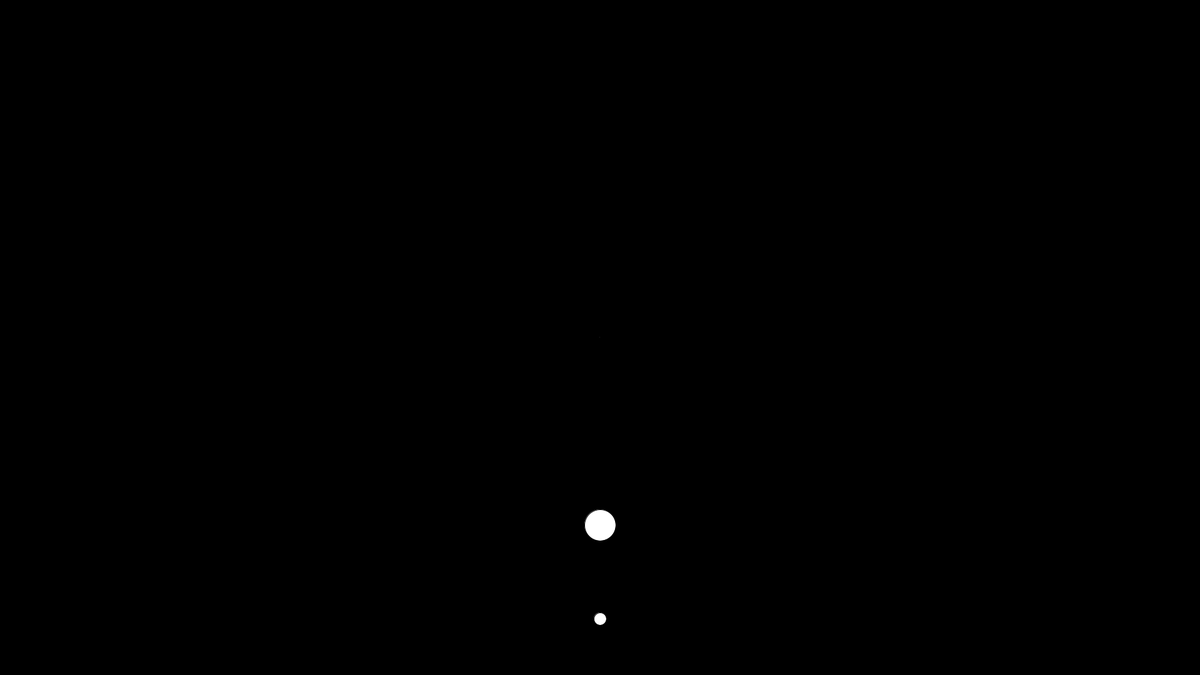
Frame 1 (no input)
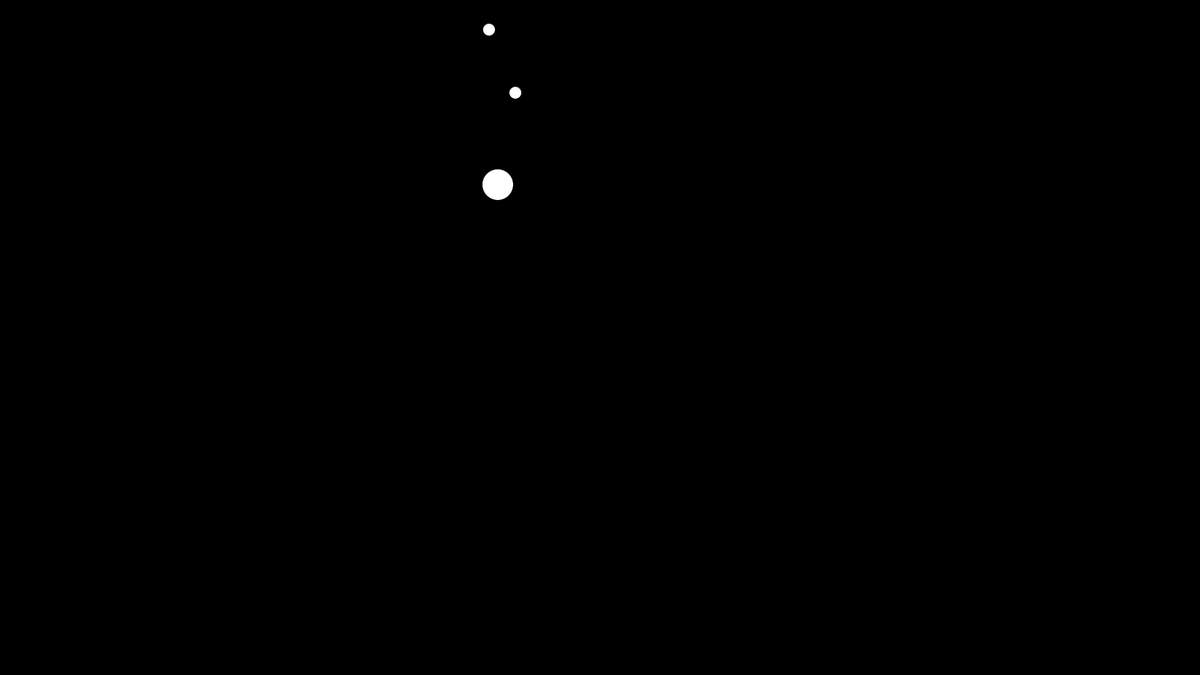
Frame 60 (the mouse pressed at the canvas centre just before this capture)
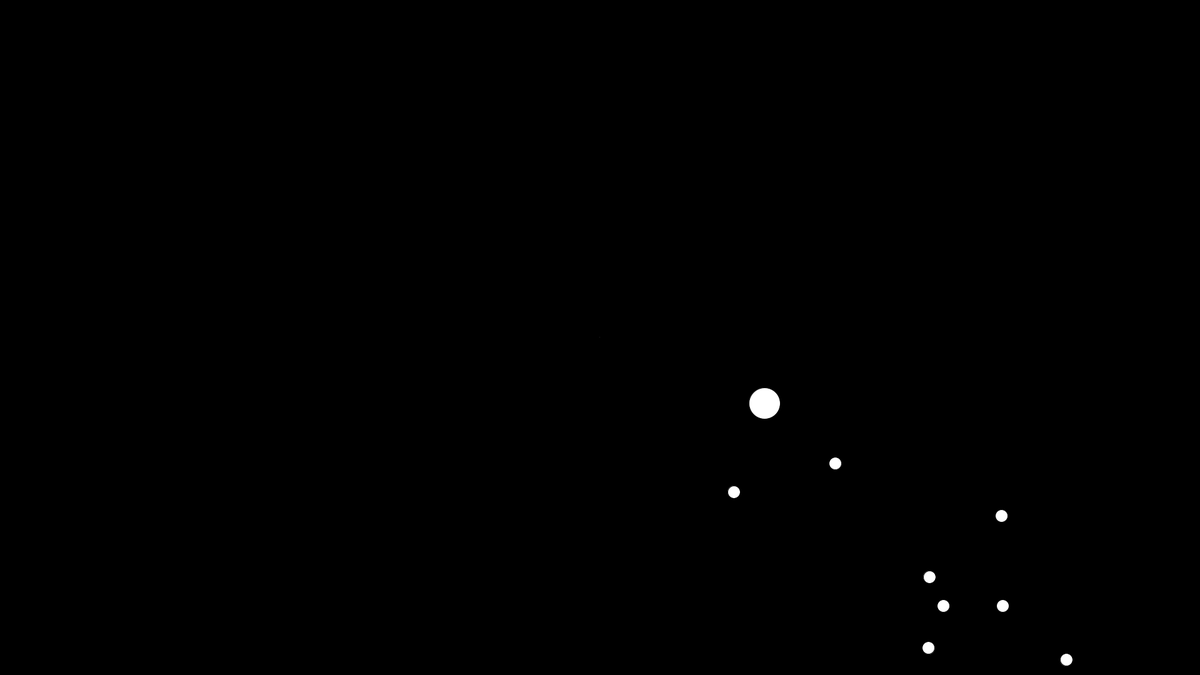
Frame 120 (the mouse held since frame 60 and released just before this capture)

The Processing sketch that drew these frames (run headless with seeded random() and noise(); from frame 60 on, the mouse is pressed at the canvas centre):

// Processing sketch: toomanyorbits
// ── toomanyorbits.pde
boolean useTrace = false;
int numOrbits = 4;
float[][] layerOffsets;
int maxOffsets;

void setup(){
  size(1920,1080);
  background(0);
  stroke(0);
  fill(255);
  //layerOffsets = new float[numOrbits][maxOffsets];
  //for(int i=0; i<numOrbits; i++){
  //  int layers = (int)random(maxOffsets);
  //  for(int j=0; j<layers; j++){
  //    layerOffsets[i][j] = random(2*PI);
  //    if(layerOffsets[i][j] < ((2*PI)/ (layers+1))){
  //      layerOffsets[i][j] = (2*PI) / (layers+1);
  //    }
  //  }
  //}
}

float theta = 0;

void draw(){
  println(frameRate);
  background(0);
  
  float[] circle0 = OrbitPoint(width/2, height/2,        0,   1, .1, 0, useTrace);
  float[] circle1 = OrbitPointSpecial(circle0[0], circle0[1],   300, 50, .1, 0, useTrace);
  
  float[] circle2 = OrbitPoint(circle1[0], circle1[1],   150, 20, .5, 0, useTrace);
    float[] circle2a = OrbitPoint(circle1[0], circle1[1],   150, 20, .51, 30, useTrace);
    float[] circle2b = OrbitPoint(circle1[0], circle1[1],   150, 20, .52, 80, useTrace);


  float[] circle3 = OrbitPoint(circle2[0], circle2[1],   100, 20, .9, 0, useTrace);
    float[] circle3a = OrbitPoint(circle2[0], circle2[1],   100, 20, .91, 42, useTrace);
    float[] circle3b = OrbitPoint(circle2[0], circle2[1],   100, 20, .92, 95, useTrace);

  float[] circle4 = OrbitPoint(circle3[0], circle3[1],   75,  20, .7, 0, useTrace);
    float[] circle4a = OrbitPoint(circle3[0], circle3[1],   75,  20, .71, 55, useTrace);
    float[] circle4b = OrbitPoint(circle3[0], circle3[1],   75,  20, .72, 56, useTrace);

  float[] circle5 = OrbitPoint(circle4[0], circle4[1],   50,  20, .8, 0, useTrace);
    float[] circle5a = OrbitPoint(circle4[0], circle4[1],   50,  20, .81, 2, useTrace);
    float[] circle5b = OrbitPoint(circle4[0], circle4[1],   50,  20, .82, 180, useTrace);
  
  float[] circle6 = OrbitPoint(circle5[0], circle5[1],   25,  20, .9, 0, useTrace);
    float[] circle6a = OrbitPoint(circle5[0], circle5[1],   25,  20, .91, 300, useTrace);
    float[] circle6b = OrbitPoint(circle5[0], circle5[1],   25,  20, .92, 87, useTrace);


  
  //float[] tempCoors = {width/2, height/2};
  //for(int i=numOrbits; i>=0; i--){
  //  if(numOrbits == i){
  //    tempCoors = OrbitPoint(tempCoors[0], tempCoors[1], 0, 50-(numOrbits-i), .1+.1*(numOrbits-i), 0, useTrace); 
  //    continue;
  //  }
  //  float radius = (150-(numOrbits-i)*34);
  //  tempCoors = OrbitPoint(tempCoors[0], tempCoors[1], radius, radius/3, .1+.1*(numOrbits-i), 90, useTrace); 
      
  //}
  
  theta += .1;
  
}

float[] OrbitPointSpecial(float xIn, float yIn, float rIn, float size, float speedMod, float offset, boolean traced){
  translate(xIn, yIn);
  float r = rIn * cos(.5 * theta);
  float x = r * sin((theta*speedMod)+offset);
  float y = r * cos((theta*speedMod)+offset);
  if(traced){
    noFill();
    stroke(255);
    arc(0,0,rIn*2,rIn*2,0,2*PI);
  }
  
  fill(255);
  stroke(0);
  circle(x,y,size);
  
  float[] newCoors = {x,y};
  return newCoors;
}

float[] OrbitPoint(float xIn, float yIn, float rIn, float size, float speedMod, float offset, boolean traced){
  translate(xIn, yIn);
  float r = rIn;
  float x = r * sin((theta*speedMod)+offset);
  float y = r * cos((theta*speedMod)+offset);
  if(traced){
    noFill();
    stroke(255);
    arc(0,0,rIn*2,rIn*2,0,2*PI);
  }
  
  fill(255);
  stroke(0);
  circle(x,y,size);
  
  float[] newCoors = {x,y};
  return newCoors;
}
